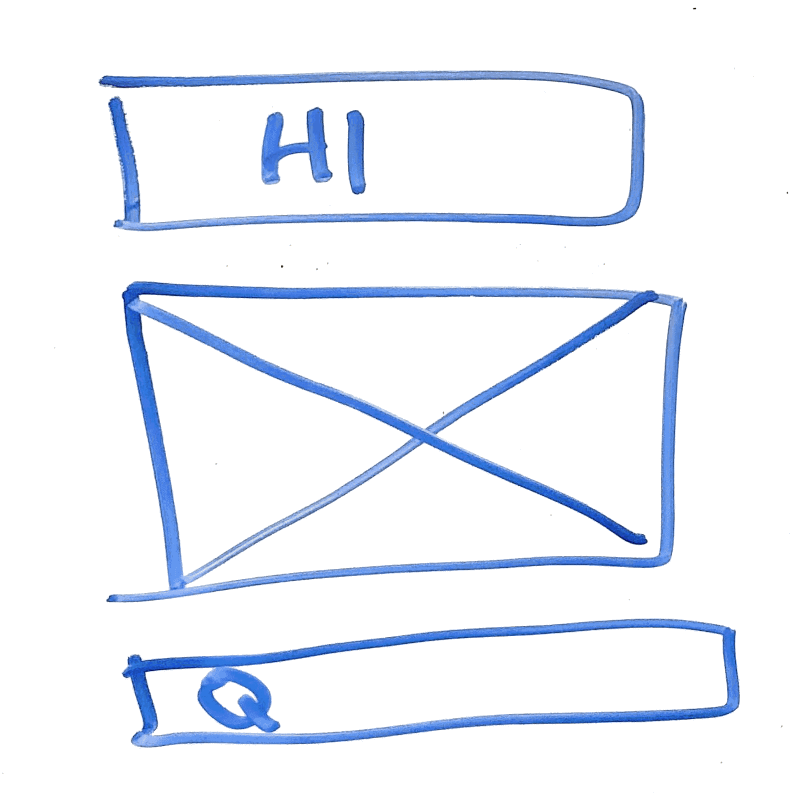
#> input picture DRAWINGS/1.jpg, 1600 x 1600 px (shown at 1/2 size)
$ python opencv.py   (older library calls are emulated)
#> lines starting #> are read from the running program, lines starting #| are printed output that depends on the picture; after the words box and inside, x2 and y2 are one past the last pixel; in counts of white or black regions, pixels touching at a corner belong together
import cv2

def preprocess(img):

	gray = cv2.cvtColor(img, cv2.COLOR_BGR2GRAY)
	blurred = cv2.GaussianBlur(gray, (9, 9),0)

	gradX = cv2.Sobel(gray, ddepth=cv2.CV_32F, dx=1, dy=0)
	gradY = cv2.Sobel(gray, ddepth=cv2.CV_32F, dx=0, dy=1)

	gradient = cv2.subtract(gradX, gradY)
	gradient = cv2.convertScaleAbs(gradient)

	blurred = cv2.GaussianBlur(gradient, (9, 9),0)
	(_, thresh) = cv2.threshold(blurred, 90, 255, cv2.THRESH_BINARY)

	kernel = cv2.getStructuringElement(cv2.MORPH_ELLIPSE, (25, 25))
	closed = cv2.morphologyEx(thresh, cv2.MORPH_CLOSE, kernel)

	closed = cv2.erode(closed, None, iterations=4)
	closed = cv2.dilate(closed, None, iterations=4)

	return closed

def contour(img):
	(_,cnts,_) = cv2.findContours(img, cv2.RETR_EXTERNAL, cv2.CHAIN_APPROX_SIMPLE)
	return cnts

def rect(cnts):
	rects = [cv2.boundingRect(cnt) for cnt in contours]
	rects = sorted(rects,key=lambda  x:x[1],reverse=True)


img = cv2.imread('DRAWINGS/1.jpg')
#> img is the input picture: shape (1600, 1600, 3); mean B, G, R 250.2, 242.2, 237.7

small = cv2.resize(img, (0,0), fx=0.5, fy=0.5)
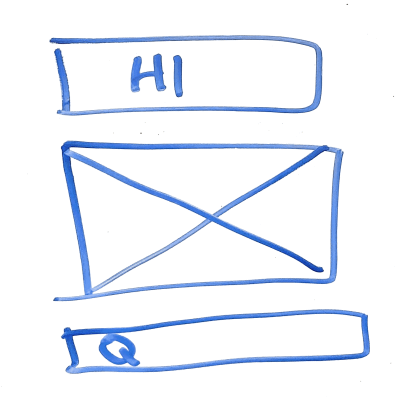
#> small: shape (800, 800, 3) (shown at 1/2 size); mean B, G, R 250.2, 242.2, 237.7
cv2.imshow("Sdf", small);
k = cv2.waitKey(1000)
#> (key Esc is pressed here)

img1 = preprocess(img)
#> in preprocess, `gray = cv2.cvtColor(img, cv2.COLOR_BGR2GRAY)`:
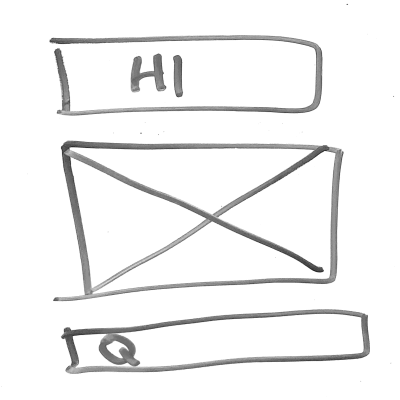
#> gray: shape (1600, 1600) (shown at 1/4 size); min 0, max 255, mean 241.8
#> in preprocess, `gradX = cv2.Sobel(gray, ddepth=cv2.CV_32F, dx=1, dy=0)`:
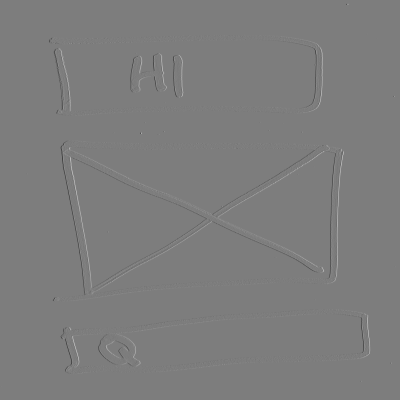
#> gradX: shape (1600, 1600) float32 (shown at 1/4 size); min -922, max 952, mean 0; drawn with min black and max white
#> in preprocess, `gradient = cv2.convertScaleAbs(gradient)`:
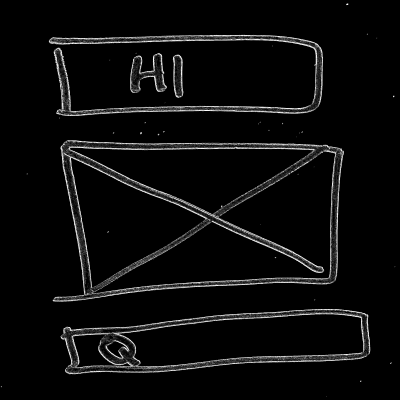
#> gradient: shape (1600, 1600) (shown at 1/4 size); min 0, max 255, mean 11.5
#> in preprocess, `(_, thresh) = cv2.threshold(blurred, 90, 255, cv2.THRESH_BINARY)`:
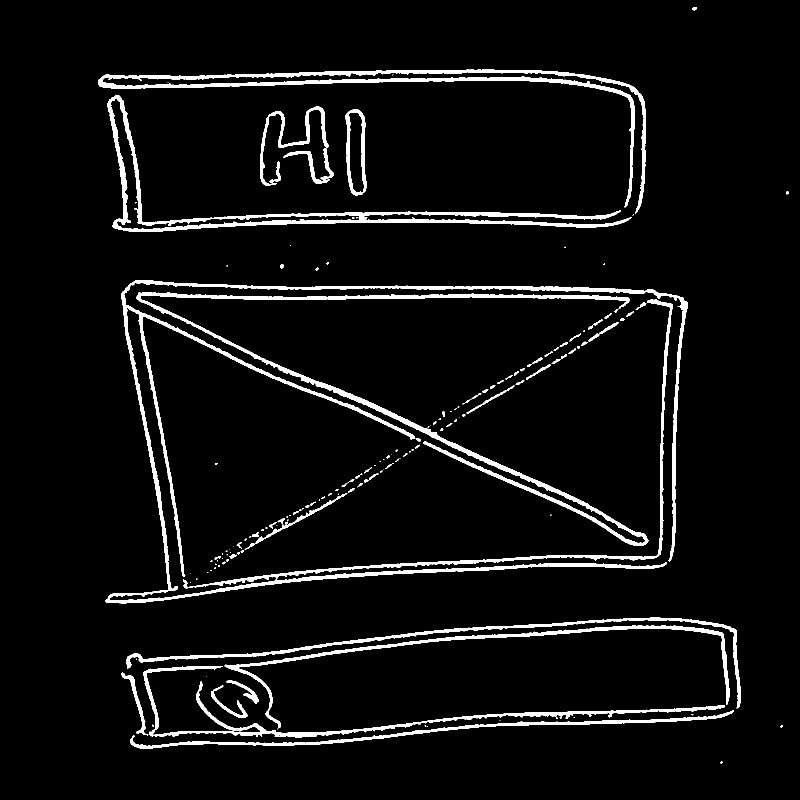
#> thresh: shape (1600, 1600) (shown at 1/2 size); 5.3% white; 162 white regions (83 under 20 px), largest, box (x1, y1, x2, y2) and area: (211, 561, 1376, 1207) 36520, (273, 584, 1297, 1092) 18489, (196, 139, 1292, 427) 17057
#> in preprocess, `closed = cv2.dilate(closed, None, iterations=4)`:
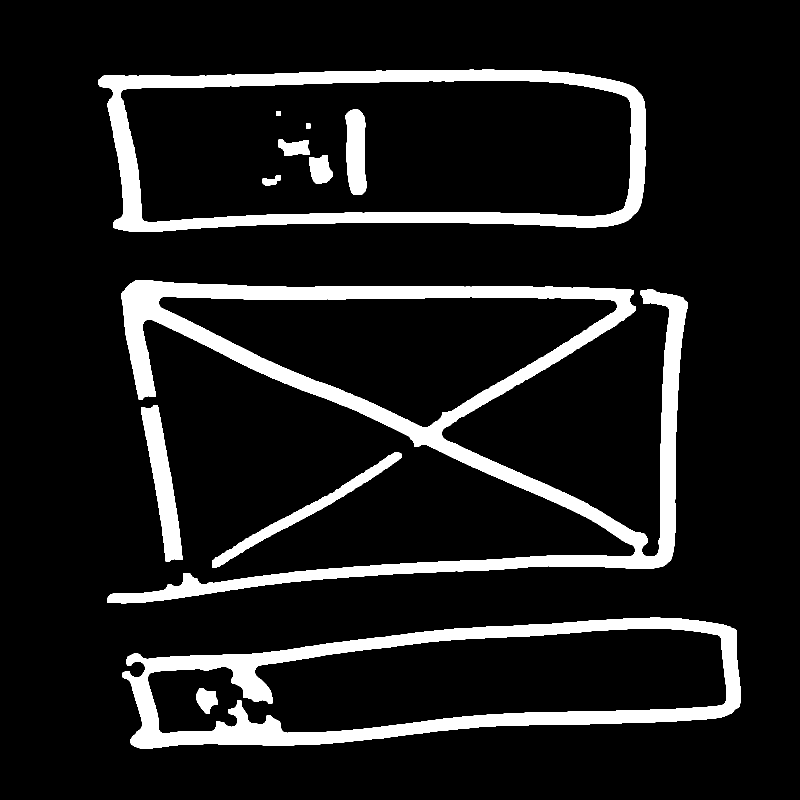
#> closed: shape (1600, 1600) (shown at 1/2 size); 11.2% white; 12 white regions, largest, box (x1, y1, x2, y2) and area: (214, 561, 1375, 1207) 119421, (245, 1235, 1481, 1497) 74192, (197, 139, 1292, 464) 63107
small2 = cv2.resize(img1, (0,0), fx=0.5, fy=0.5)
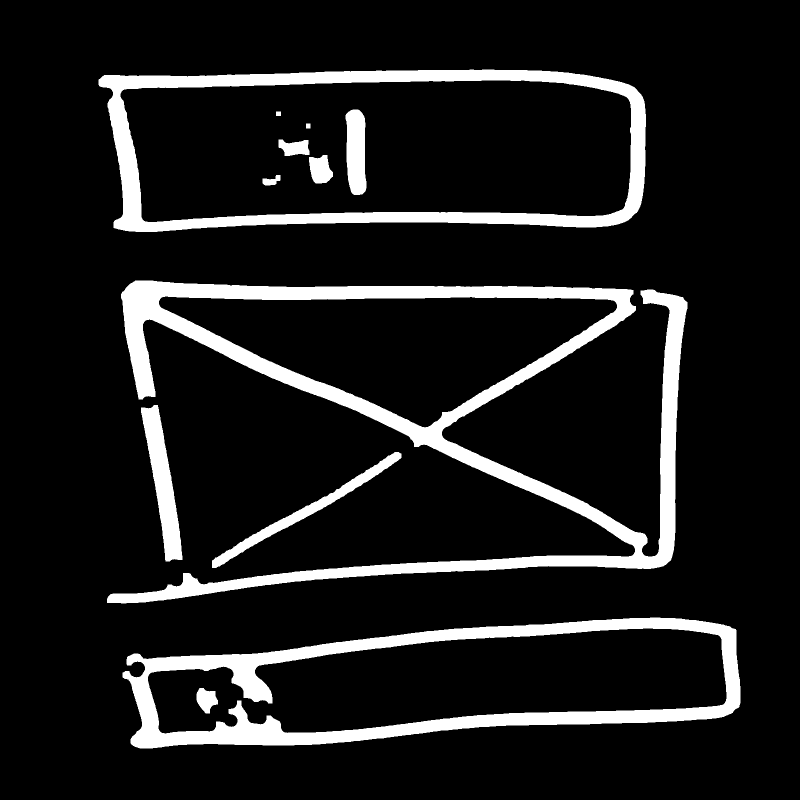
#> small2: shape (800, 800); min 0, max 255, mean 28.6
cv2.imshow("after preprocess", small2);
k = cv2.waitKey(1000)
#> (key Esc is pressed here)

$ run again, with DRAWINGS/10.jpg copied over DRAWINGS/1.jpg
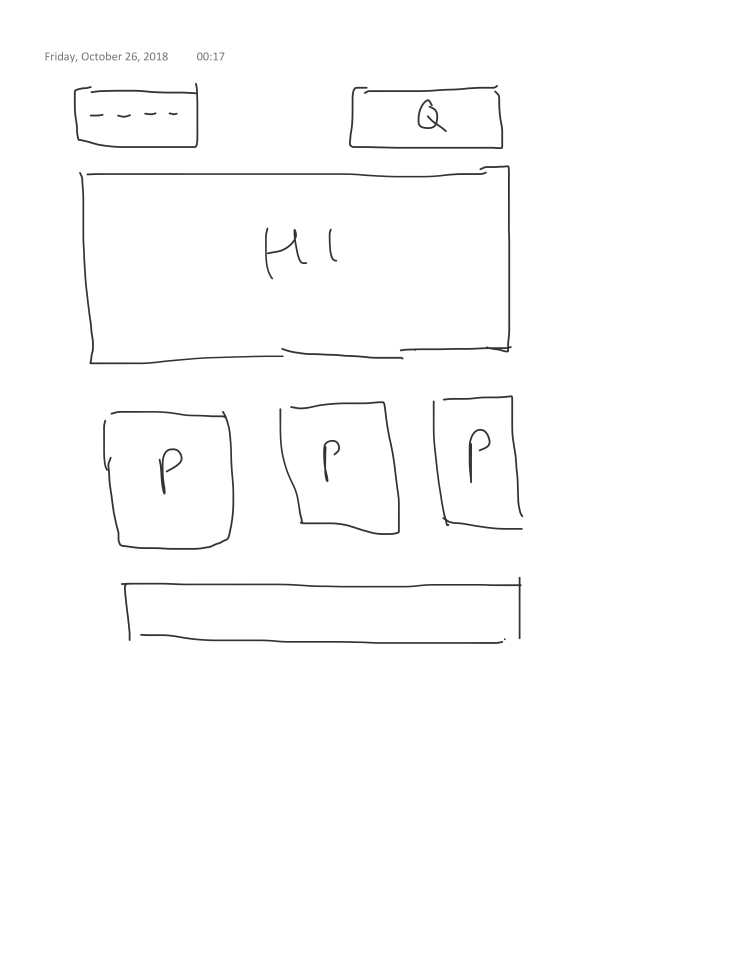
#> input picture DRAWINGS/10.jpg, 2267 x 2934 px (shown at 1/3 size)
#> img is the input picture: shape (2934, 2267, 3); min 13, max 255, mean 252.6
#> in preprocess, `(_, thresh) = cv2.threshold(blurred, 90, 255, cv2.THRESH_BINARY)`:
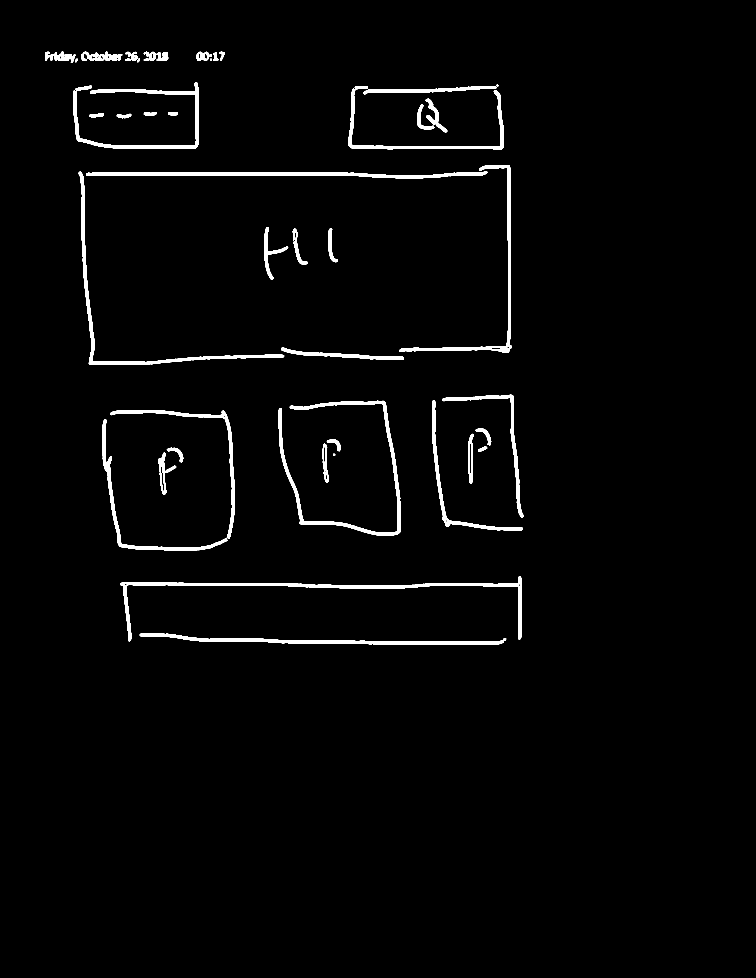
#> thresh: shape (2934, 2267) (shown at 1/3 size); 2.1% white; 46 white regions, largest, box (x1, y1, x2, y2) and area: (361, 1729, 1566, 1924) 13863, (307, 1231, 705, 1651) 13564, (836, 1202, 1202, 1607) 12441
#> `small2 = cv2.resize(img1, (0,0), fx=0.5, fy=0.5)`:
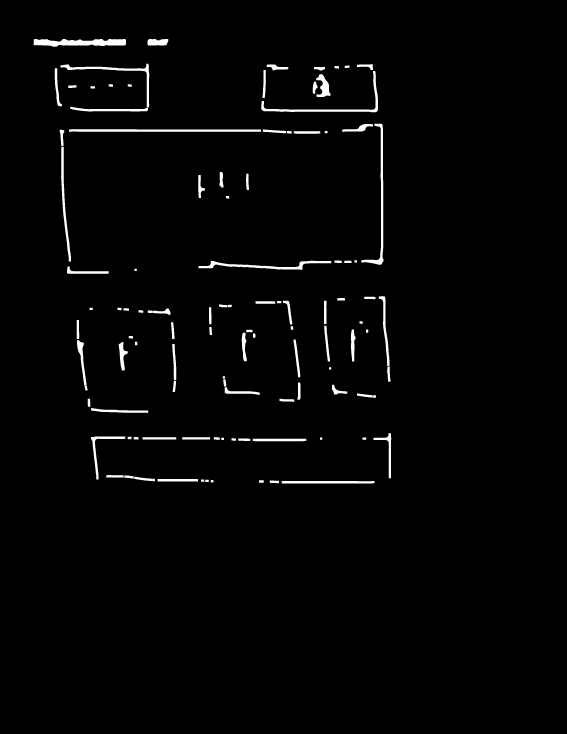
#> small2: shape (1467, 1134) (shown at 1/2 size); min 0, max 255, mean 4.5

$ run again, with DRAWINGS/11.jpg copied over DRAWINGS/1.jpg
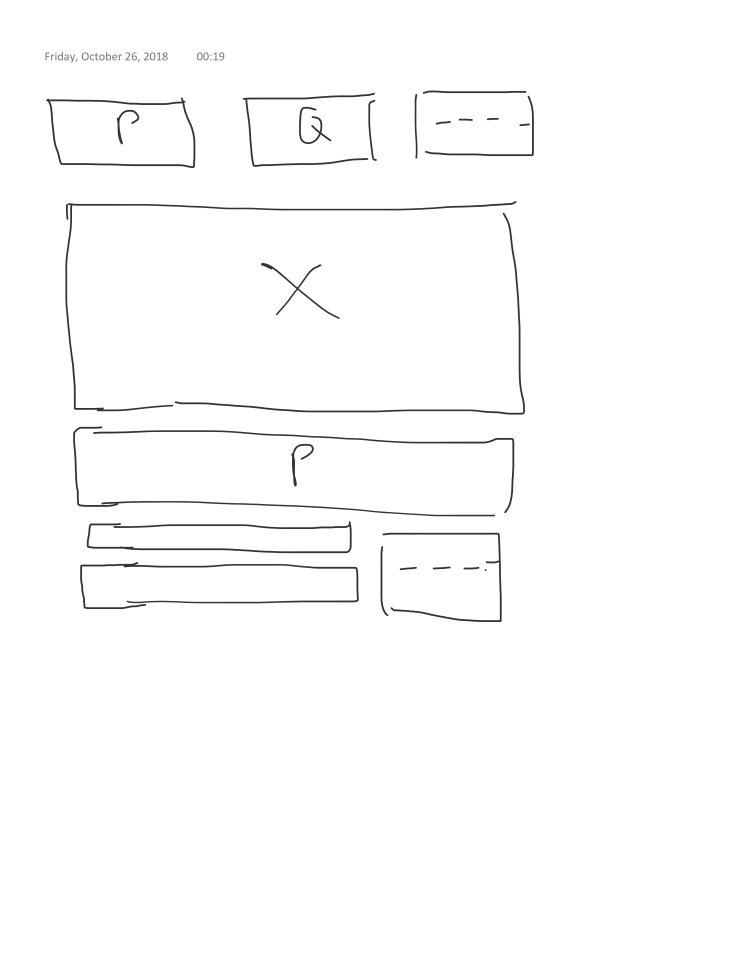
#> input picture DRAWINGS/11.jpg, 2267 x 2934 px (shown at 1/3 size)
#> img is the input picture: shape (2934, 2267, 3); min 9, max 255, mean 252.3
#> in preprocess, `(_, thresh) = cv2.threshold(blurred, 90, 255, cv2.THRESH_BINARY)`:
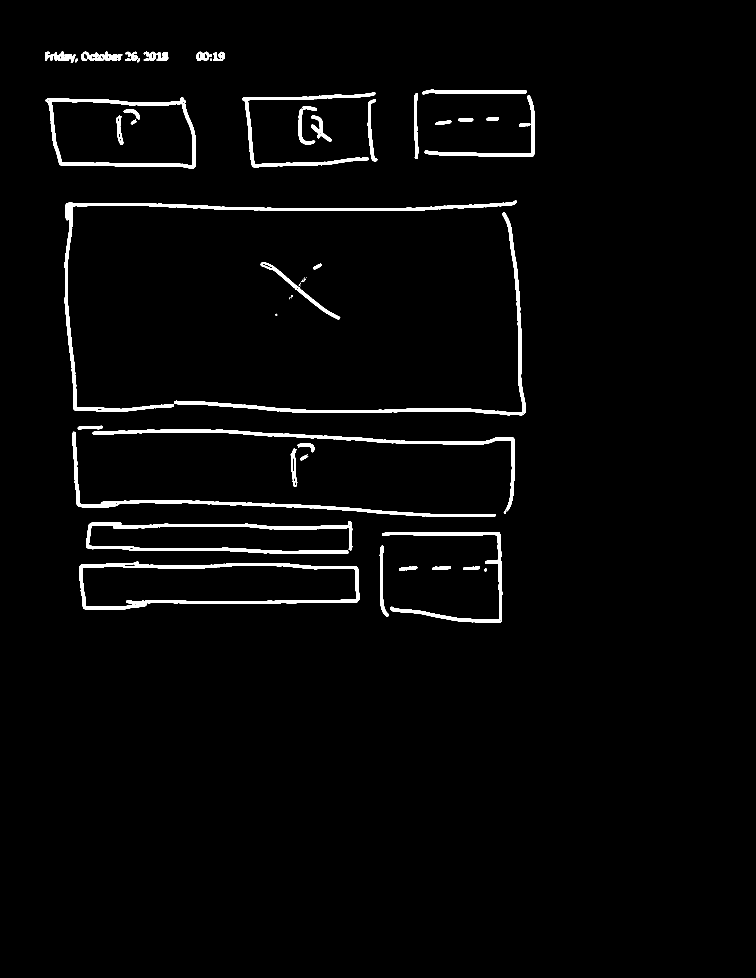
#> thresh: shape (2934, 2267) (shown at 1/3 size); 2.4% white; 56 white regions (9 under 20 px), largest, box (x1, y1, x2, y2) and area: (194, 601, 1551, 1236) 20456, (238, 1685, 1078, 1829) 17283, (258, 1563, 1057, 1662) 15554
#> `small2 = cv2.resize(img1, (0,0), fx=0.5, fy=0.5)`:
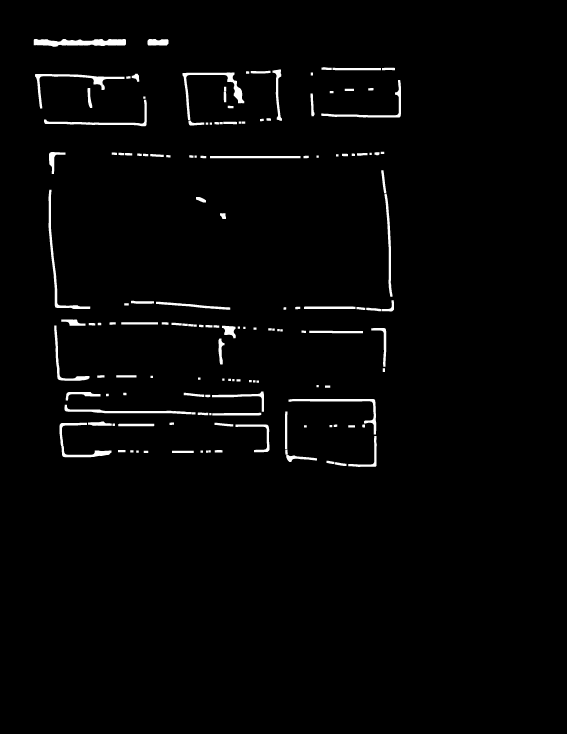
#> small2: shape (1467, 1134) (shown at 1/2 size); min 0, max 255, mean 4.9
